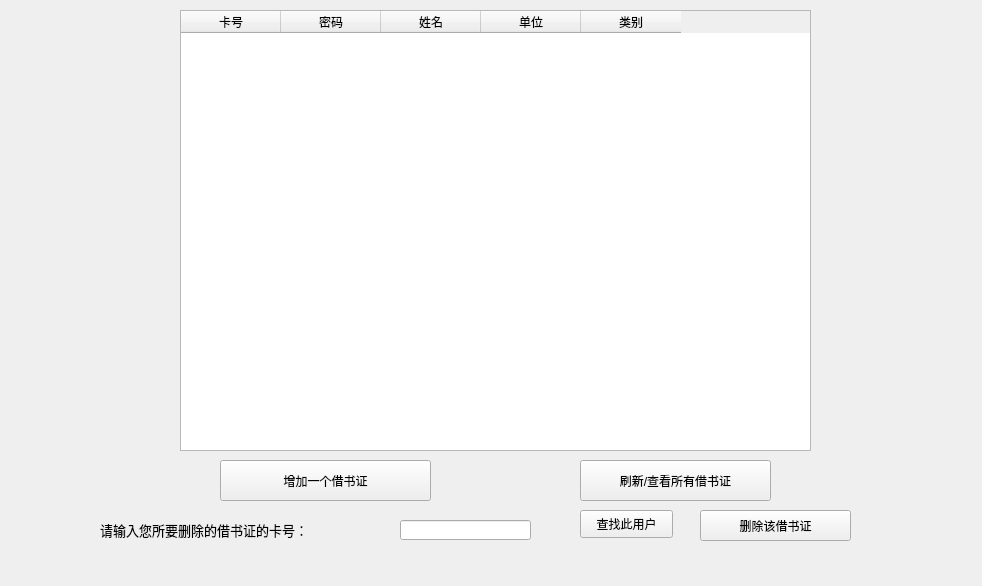
<?xml version="1.0" encoding="UTF-8"?>
<ui version="4.0">
 <class>UserManage</class>
 <widget class="QWidget" name="UserManage">
  <property name="geometry">
   <rect>
    <x>0</x>
    <y>0</y>
    <width>982</width>
    <height>586</height>
   </rect>
  </property>
  <property name="windowTitle">
   <string>Form</string>
  </property>
  <widget class="QPushButton" name="AddUser">
   <property name="geometry">
    <rect>
     <x>220</x>
     <y>460</y>
     <width>211</width>
     <height>41</height>
    </rect>
   </property>
   <property name="text">
    <string>增加一个借书证</string>
   </property>
  </widget>
  <widget class="QPushButton" name="DeleteUser">
   <property name="geometry">
    <rect>
     <x>700</x>
     <y>510</y>
     <width>151</width>
     <height>31</height>
    </rect>
   </property>
   <property name="text">
    <string>删除该借书证</string>
   </property>
  </widget>
  <widget class="QLineEdit" name="UserCno">
   <property name="geometry">
    <rect>
     <x>400</x>
     <y>520</y>
     <width>131</width>
     <height>20</height>
    </rect>
   </property>
  </widget>
  <widget class="QLabel" name="label">
   <property name="geometry">
    <rect>
     <x>100</x>
     <y>520</y>
     <width>271</width>
     <height>20</height>
    </rect>
   </property>
   <property name="text">
    <string>&lt;html&gt;&lt;head/&gt;&lt;body&gt;&lt;p&gt;&lt;span style=&quot; font-size:10pt;&quot;&gt;请输入您所要删除的借书证的卡号：&lt;/span&gt;&lt;/p&gt;&lt;/body&gt;&lt;/html&gt;</string>
   </property>
  </widget>
  <widget class="QTableWidget" name="UserTable">
   <property name="geometry">
    <rect>
     <x>180</x>
     <y>10</y>
     <width>631</width>
     <height>441</height>
    </rect>
   </property>
   <column>
    <property name="text">
     <string>卡号</string>
    </property>
   </column>
   <column>
    <property name="text">
     <string>密码</string>
    </property>
   </column>
   <column>
    <property name="text">
     <string>姓名</string>
    </property>
   </column>
   <column>
    <property name="text">
     <string>单位</string>
    </property>
   </column>
   <column>
    <property name="text">
     <string>类别</string>
    </property>
   </column>
  </widget>
  <widget class="QPushButton" name="RefreshPushButton">
   <property name="geometry">
    <rect>
     <x>580</x>
     <y>460</y>
     <width>191</width>
     <height>41</height>
    </rect>
   </property>
   <property name="text">
    <string>刷新/查看所有借书证</string>
   </property>
  </widget>
  <widget class="QPushButton" name="FindPushButton">
   <property name="geometry">
    <rect>
     <x>580</x>
     <y>510</y>
     <width>93</width>
     <height>28</height>
    </rect>
   </property>
   <property name="text">
    <string>查找此用户</string>
   </property>
  </widget>
 </widget>
 <resources/>
 <connections/>
</ui>
